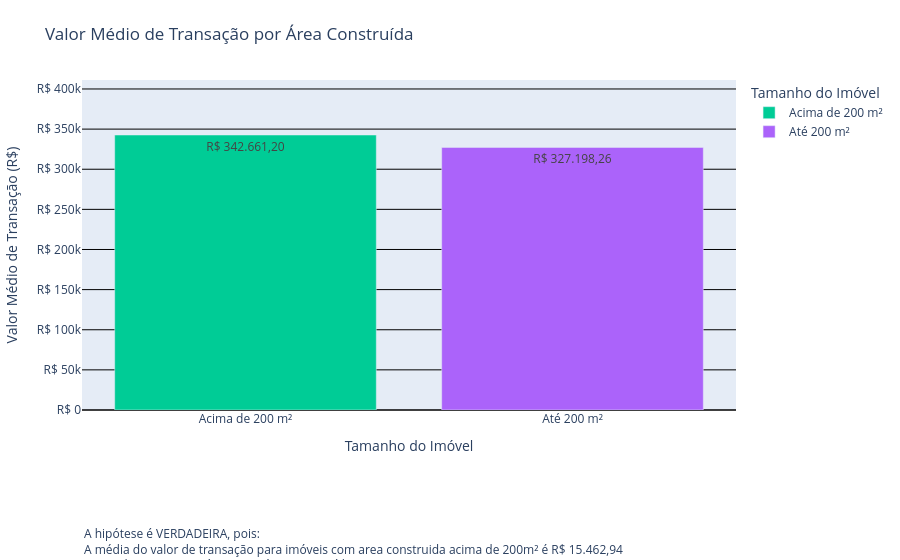

The code cell stored with this chart in its notebook:
### Code cell
# Hipótese 2. A média do valor de transação para imóveis com area construida acima de 200m²
# é maior do que para os imóveis com área construída menor.

# A hipótese é VERDADEIRA, pois:
# A média do valor de transação para imóveis com area construida acima de 200m² é R$ 15.462,94
# maior do que para imóveis com área construída menor

limite_area = 200

def categorizar_area(area):
    if area > limite_area:
        return f'Acima de {limite_area} m²'
    else:
        return f'Até {limite_area} m²'

df['categoria_area'] = df['area_construida_m²'].apply(categorizar_area)

# Agrega o Fato: Calcula o Valor Médio da Transação para cada categoria
df_agregado = df.groupby('categoria_area')['valor_transacao'].mean().reset_index()
df_agregado.columns = ['Categoria de Área', 'Valor Médio de Transação']

# Ordena o DataFrame para melhor visualização (Geralmente a categoria menor vem primeiro)
df_agregado = df_agregado.sort_values(by='Valor Médio de Transação', ascending=False)

df_agregado['Valor Médio de Transação BR'] = df_agregado['Valor Médio de Transação'].apply(lambda x: f"R$ {x:,.2f}".replace(",", "X").replace(".", ",").replace("X", "."))

fig = px.bar(
    df_agregado,
    x='Categoria de Área',
    y='Valor Médio de Transação',
    color='Categoria de Área',
    title=f'Valor Médio de Transação por Área Construída',
    text='Valor Médio de Transação BR',
    labels={
        'Valor Médio de Transação': 'Valor Médio de Transação (R$)',
        'Categoria de Área': 'Tamanho do Imóvel'
    },
    color_discrete_map={
        f'Acima de {limite_area} m² (Grande)': '#0077b6',
        f'Até {limite_area} m² (Pequeno/Médio)': '#90e0ef'
    }
)

fig.update_layout(
    margin=dict(
        t=80, b=150
    ),
    yaxis=dict(
        showgrid=True,
        gridcolor='black',
        gridwidth=1,
        range=[0, df_agregado['Valor Médio de Transação'].max() * 1.2],
        zeroline=True,
        zerolinecolor='black',
        zerolinewidth=1.5,
    )
)

fig.add_annotation(
    text= "A hipótese é VERDADEIRA, pois:<br>A média do valor de transação para imóveis com area construida acima de 200m² é R$ 15.462,94<br>maior do que para imóveis com área construída menor",
    xref="paper", yref="paper",
    x=0, y=-0.5,  # posição abaixo do gráfico
    showarrow=False,
    font=dict(size=12),
    align="left"
)

# Define o formato do eixo Y para R$
fig.update_yaxes(
    tickprefix='R$ '
)

fig.show()

### Figure 1 — Plotly figure (JSON) as saved in the notebook; plotly's stock layout.template omitted (floating-point values rounded to 4 significant figures)
{"data": [{"hovertemplate": "Tamanho do Imóvel=%{x}<br>Valor Médio de Transação (R$)=%{y}<br>Valor Médio de Transação BR=%{text}<extra></extra>", "legendgroup": "Acima de 200 m²", "marker": {"color": "#00cc96", "pattern": {"shape": ""}}, "name": "Acima de 200 m²", "orientation": "v", "showlegend": true, "text": ["R$ 342.661,20"], "textposition": "auto", "type": "bar", "x": ["Acima de 200 m²"], "xaxis": "x", "y": [342700.0], "yaxis": "y"}, {"hovertemplate": "Tamanho do Imóvel=%{x}<br>Valor Médio de Transação (R$)=%{y}<br>Valor Médio de Transação BR=%{text}<extra></extra>", "legendgroup": "Até 200 m²", "marker": {"color": "#ab63fa", "pattern": {"shape": ""}}, "name": "Até 200 m²", "orientation": "v", "showlegend": true, "text": ["R$ 327.198,26"], "textposition": "auto", "type": "bar", "x": ["Até 200 m²"], "xaxis": "x", "y": [327200.0], "yaxis": "y"}], "layout": {"annotations": [{"align": "left", "font": {"size": 12}, "showarrow": false, "text": "A hipótese é VERDADEIRA, pois:<br>A média do valor de transação para imóveis com area construida acima de 200m² é R$ 15.462,94<br>maior do que para imóveis com área construída menor", "x": 0, "xref": "paper", "y": -0.5, "yref": "paper"}], "barmode": "relative", "legend": {"title": {"text": "Tamanho do Imóvel"}, "tracegroupgap": 0}, "margin": {"b": 150, "t": 80}, "title": {"text": "Valor Médio de Transação por Área Construída"}, "xaxis": {"anchor": "y", "categoryarray": ["Acima de 200 m²", "Até 200 m²"], "categoryorder": "array", "domain": [0, 1], "title": {"text": "Tamanho do Imóvel"}}, "yaxis": {"anchor": "x", "domain": [0, 1], "gridcolor": "black", "gridwidth": 1, "range": [0, 411200.0], "showgrid": true, "tickprefix": "R$ ", "title": {"text": "Valor Médio de Transação (R$)"}, "zeroline": true, "zerolinecolor": "black", "zerolinewidth": 1.5}}}
